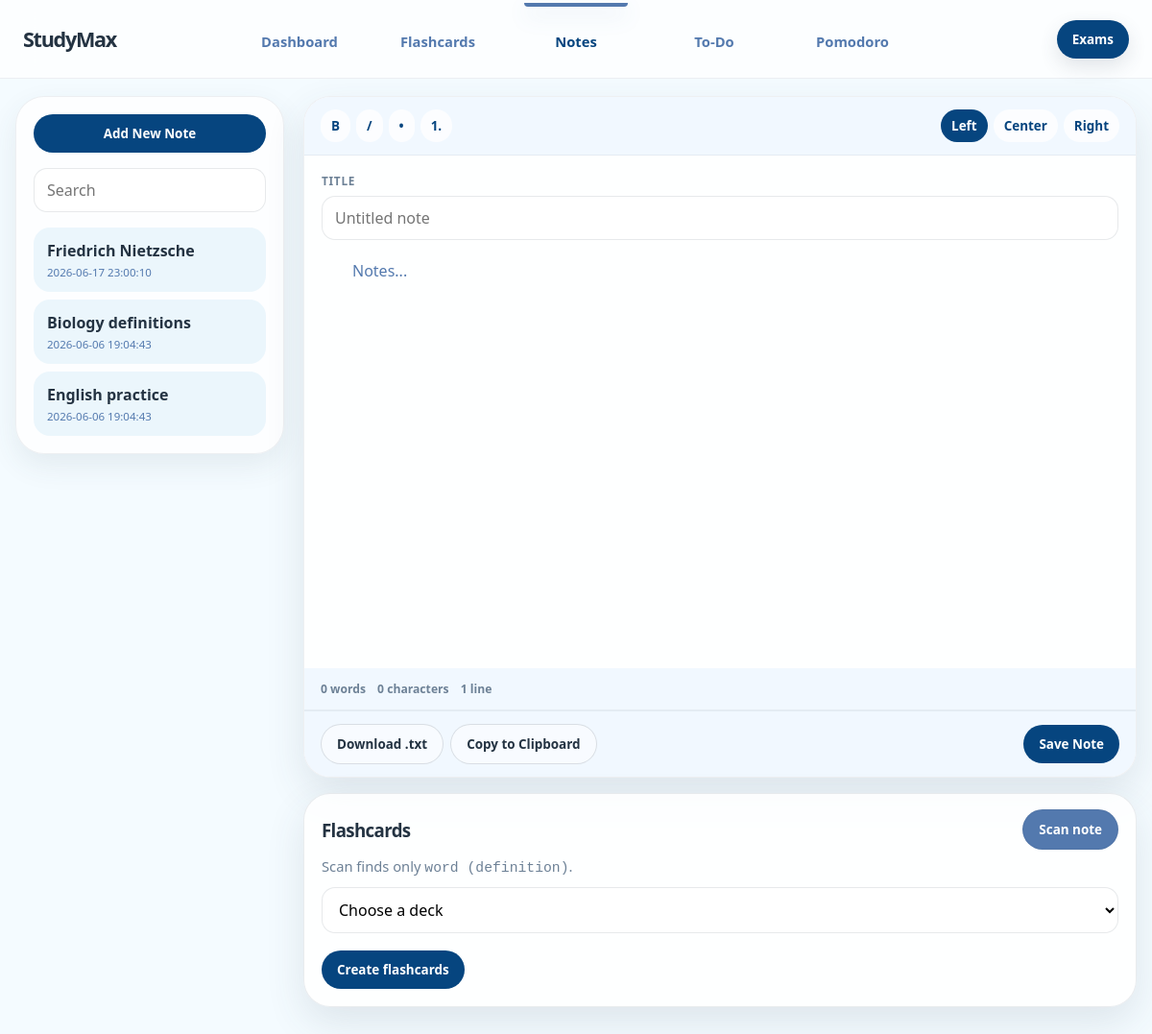
The app's page /notes with its own data.
### tables this page shows
CREATE TABLE notes (
    id INTEGER PRIMARY KEY AUTOINCREMENT,
    title TEXT NOT NULL,
    content TEXT NOT NULL,
    created_at TIMESTAMP DEFAULT CURRENT_TIMESTAMP
, highlights TEXT, alignment TEXT NOT NULL DEFAULT 'left');

### app.py (the view, shortened to what this page needs)
@app.route("/notes", methods=["GET", "POST"])
def notes():
    all_notes = query_all("SELECT * FROM notes ORDER BY created_at DESC")
    selected_note_id = request.args.get("note_id", type=int)
    selected_note = None
    if selected_note_id:
        selected_note = query_one("SELECT * FROM notes WHERE id = ?", (selected_note_id,))
    decks = get_flashcard_decks()
    return render_template(
        "notes.html",
        notes=all_notes,
        selected_note=selected_note,
        decks=decks,
    )

### app.py (called while the page is built)
def get_db():
    if "db" not in g:
        g.db = sqlite3.connect(DATABASE)
        g.db.row_factory = sqlite3.Row
    return g.db

def query_all(sql, params=()):
    return get_db().execute(sql, params).fetchall()

def get_flashcard_decks():
    return query_all(
        """
        SELECT d.id,
               d.name,
               COUNT(f.id) AS card_count,
               SUM(CASE WHEN datetime(f.due_at) <= datetime('now') THEN 1 ELSE 0 END) AS due_count
        FROM flashcard_decks d
        LEFT JOIN flashcards f ON f.deck_id = d.id
        GROUP BY d.id, d.name
        ORDER BY lower(d.name)
        """
    )

@app.context_processor
def site_data():
    return {
        "decks": get_flashcard_decks(),
    }

### templates/notes.html (shortened to what this page needs)
{% extends "base.html" %}
{% block content %}
{% set note_title = selected_note.title if selected_note else '' %}
{% set note_content = selected_note.content if selected_note else '' %}
{% set note_alignment = selected_note.alignment if selected_note and selected_note.alignment else 'left' %}
<section class="notes-workspace">
    <aside class="notes-sidebar">
        <a class="button-link notes-new-button" href="{{ url_for('notes') }}">Add New Note</a>
        <form class="notes-search-form">
            <input id="notes-search" type="search" placeholder="Search">
        </form>
        <div class="notes-list" id="notes-list">
            {% if notes %}
                {% for note in notes %}
                    <a
                        class="note-list-item {{ 'active' if selected_note and selected_note.id == note.id else '' }}"
                        href="{{ url_for('notes', note_id=note.id) }}"
                        data-title="{{ note.title|lower }}"
                    >
                        <strong>{{ note.title }}</strong>
                        <small>{{ note.created_at }}</small>
                    </a>
                {% endfor %}
            {% else %}
                <p class="hint-text">No notes yet.</p>
            {% endif %}
        </div>
    </aside>
    <main class="notes-writing-area">
        <form method="post" class="notes-editor-form" id="note-form">
            <div class="notes-topbar">
                <div class="notes-tools" aria-label="Note tools">
                    <button type="button" data-insert="bold"><strong>B</strong></button>
                    <button type="button" data-insert="italic">/</button>
                    <button type="button" data-insert="bullet">&bull;</button>
                    <button type="button" data-insert="number">1.</button>
                </div>
                <div class="notes-align-tools" aria-label="Text alignment">
                    <button type="button" class="{{ 'active' if note_alignment == 'left' else '' }}" data-align="left">Left</button>
                    <button type="button" class="{{ 'active' if note_alignment == 'center' else '' }}" data-align="center">Center</button>
                    <button type="button" class="{{ 'active' if note_alignment == 'right' else '' }}" data-align="right">Right</button>
                </div>
            </div>
            <div class="notes-title-row">
                <label for="title">Title</label>
                <input id="title" name="title" value="{{ note_title }}" placeholder="Untitled note" required>
            </div>
            <div class="notes-writing-space" id="writing-space">
                <div class="rich-note-editor" id="rich-note-editor" contenteditable="true" data-placeholder="Notes...">{{ note_content|safe }}</div>
            </div>
            <div class="notes-statusbar">
                <span id="word-count">0 words</span>
                <span id="char-count">0 characters</span>
                <span id="line-count">1 line</span>
            </div>
            <div class="notes-bottombar">
                <div class="actions">
                    <button type="button" class="secondary-button" id="download-note">Download .txt</button>
                    <button type="button" class="secondary-button" id="copy-note">Copy to Clipboard</button>
                </div>
                <div class="actions">
                    <button type="submit">{{ 'Update Note' if selected_note else 'Save Note' }}</button>
                </div>
            </div>
        </form>
        <section class="card-drafts box">
            <div class="box-title">
                <div>
                    <h3>Flashcards</h3>
                </div>
                <button type="button" class="secondary-button scan-note-button" id="scan-note-flashcards">Scan note</button>
            </div>
            <p class="hint-text">Scan finds only <code>word (definition)</code>.</p>
            <form method="post" action="{{ url_for('save_note_flashcards') }}" class="form-fields" id="draft-form">
                <select id="draft_deck_id" name="deck_id" required>
                    <option value="">Choose a deck</option>
                </select>
                <button type="submit">Create flashcards</button>
            </form>
        </section>
    </main>
</section>
{% endblock %}

### records on screen
notes: title "Friedrich Nietzsche", created_at "2026-06-17 23:00:10"
notes: title "Biology definitions", created_at "2026-06-06 19:04:43"
notes: title "English practice", created_at "2026-06-06 19:04:43"

### other values on screen
{{ 'Update Note' if selected_note else 'Save Note' }} "Save Note"
